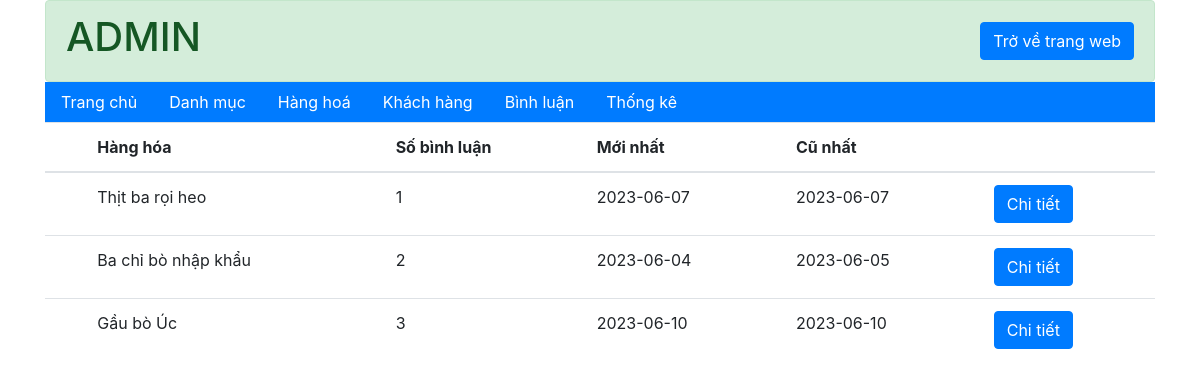
/admin/binh-luan/index.php (signed in), run on an earlier commit of the app's database.
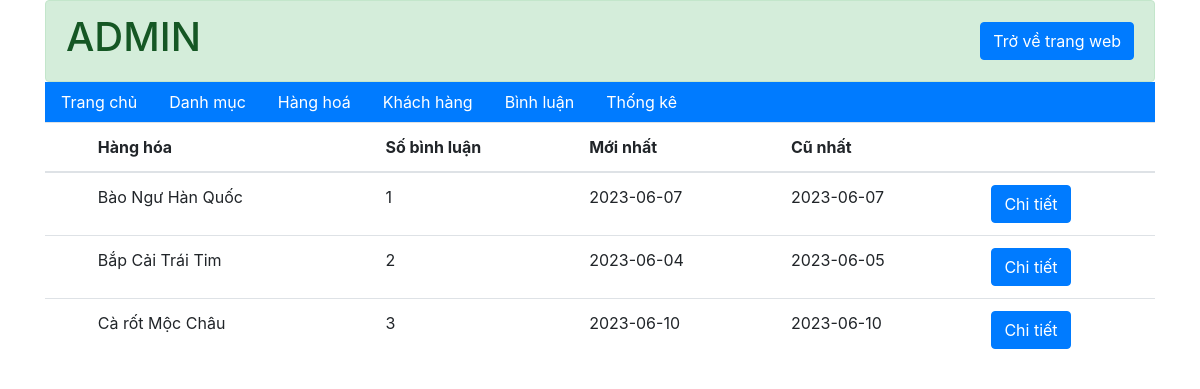
And on a later commit of the database.
### tables this page shows
CREATE TABLE `hang_hoa` (
  `ma_hh` int(11) NOT NULL COMMENT 'mã hàng hoá',
  `ten_hh` varchar(50) NOT NULL COMMENT 'tên hàng hoá',
  `don_gia` double(10,2) NOT NULL COMMENT 'đơn giá',
  `giam_gia` double(10,2) DEFAULT 0.00 COMMENT 'mức giảm giá',
  `hinh` varchar(50) NOT NULL COMMENT 'hình ảnh',
  `ngay_nhap` date DEFAULT NULL COMMENT 'ngày nhập hàng',
  `mo_ta` text NOT NULL COMMENT 'mô tả hàng hoá',
  `dac_biet` tinyint(1) NOT NULL COMMENT 'tràng thái đặc biệt',
  `so_luot_xem` int(11) NOT NULL DEFAULT 0 COMMENT 'số lượt xem',
  `ma_loai` int(10) NOT NULL COMMENT 'mã loại'
);

### admin/binh-luan/index.php (called while the page is built, shortened)
<?php
    require "../../global.php";
    require "../../dao/pdo.php";
    require "../../dao/binhLuan.php";
    if(isset($_REQUEST['detial'])){
        $id_hh=$_GET['mahh'];
        $binh_luan=binhLuan_select_ma_hh($id_hh);
        $ten_hh= hanghoa_select_by_id($id_hh);
        $view_name="chi_tiet.php";
    }
    else{
        $list_binhLuan = thong_ke_binh_luan();
    }
    require "../layout.php";
?>

### global.php (called while the page is built, shortened)
<?php
    $url="/food_market_10-diem";
    $url_site="$url/site";
?>

### dao/pdo.php (called while the page is built, shortened)
<?php
function pdo_get_connection(){
    $hostname='localhost';
    $dbname='xsshop';
    $username = 'root';
    $password = '';
    try{
        $connect = new PDO("mysql:host=$hostname;dbname=$dbname", $username, $password);
        $connect->setAttribute(PDO::ATTR_ERRMODE, PDO::ERRMODE_EXCEPTION);
        return $connect;
    }catch(PDOException $e){
        $e->getMessage();
    }
}
function pdo_query($sql){
    $sql_args = array_slice(func_get_args(), 1);
    try{
        $connect = pdo_get_connection();
        $stmt = $connect->prepare($sql);
        $stmt->execute($sql_args);
        $rows = $stmt->fetchAll();
        return $rows;
    }
    catch(PDOException $e){
        throw $e;
    }
    finally{
        unset($connect);
    }
}
?>

### dao/binhLuan.php (called while the page is built, shortened)
<?php
function thong_ke_binh_luan(){
    $sql = "SELECT hang_hoa.ma_hh, hang_hoa.ten_hh, COUNT(*) so_luong ,MIN(binh_luan.ngay_bl) cu_nhat, MAX(binh_luan.ngay_bl) moi_nhat FROM `binh_luan` join hang_hoa on hang_hoa.ma_hh=binh_luan.ma_hh GROUP BY hang_hoa.ma_hh,hang_hoa.ten_hh HAVING so_luong > 0";
    return pdo_query($sql);
}
?>

### admin/binh-luan/list.php (the view)
<div class="container">
  <table class="table">
    <thead>
      <tr>
        <th></th>
        <th>Hàng hóa</th>
        <th>Số bình luận</th>
        <th>Mới nhất</th>
        <th>Cũ nhất</th>
        <th></th>
      </tr>
    </thead>
    <tbody>
      <?php
      foreach ($list_binhLuan as $binhLuan) {
      ?>
        <tr>
          <td></td>
          <td><?php echo $binhLuan['ten_hh'] ?></td>
          <td><?php echo $binhLuan['so_luong'] ?></td>
          <td><?php echo $binhLuan['cu_nhat'] ?></td>
          <td><?php echo $binhLuan['moi_nhat'] ?></td>
          <td><a class="btn btn-primary" href="index.php?detial&mahh=<?php echo $binhLuan['ma_hh'] ?>">Chi tiết</a></td>
        </tr>
      <?php
      }
      ?>
    </tbody>
  </table>
</div>

### admin/layout.php (shortened to what this page needs)
<!doctype html>
<html lang="en">
<head>
  <link rel="stylesheet" href="https://stackpath.bootstrapcdn.com/bootstrap/4.3.1/css/bootstrap.min.css">
</head>
<body>
  <div>
    <?php require "header.php" ?>
  </div>
  <div>
    <?php include $view_name; ?>
  </div>
</body>
</html>

### admin/header.php
<div class="container">
  <div class="alert alert-success d-flex justify-content-between align-items-center mb-0">
    <h1>ADMIN</h1>
    <a class="btn btn-primary" href="<?=$url_site?>/trang-chinh">Trở về trang web</a>
  </div>
<div>
  <ul class="nav bg-primary">
    <li class="nav-item"><a class="nav-link text-white" href="../trang-chinh/">Trang chủ</a></li>
    <li class="nav-item"><a class="nav-link text-white" href="../danh-muc/">Danh mục</a></li>
    <li class="nav-item"><a class="nav-link text-white" href="../hang-hoa/">Hàng hoá</a></li>
    <li class="nav-item"><a class="nav-link text-white" href="../khach-hang">Khách hàng</a></li>
    <li class="nav-item"><a class="nav-link text-white" href="../binh-luan">Bình luận</a></li>
    <li class="nav-item"><a class="nav-link text-white" href="../thong-ke">Thống kê</a></li>
  </ul>
</div>
</div>

What changed in the data, as far as the page shows it:
changed hang_hoa: ten_hh "Thịt ba rọi heo" → "Bào Ngư Hàn Quốc"
changed hang_hoa: ten_hh "Ba chỉ bò nhập khẩu" → "Bắp Cải Trái Tim"
changed hang_hoa: ten_hh "Gầu bò Úc" → "Cà rốt Mộc Châu"
